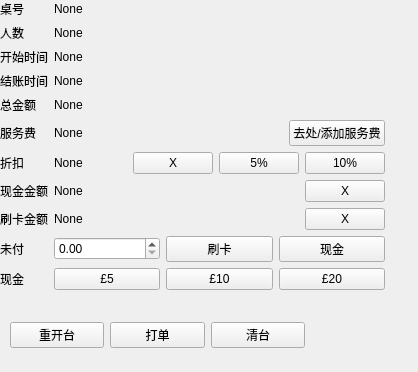
<?xml version="1.0" encoding="UTF-8"?>
<ui version="4.0">
 <class>Form</class>
 <widget class="QWidget" name="Form">
  <property name="geometry">
   <rect>
    <x>0</x>
    <y>0</y>
    <width>418</width>
    <height>372</height>
   </rect>
  </property>
  <property name="windowTitle">
   <string>Form</string>
  </property>
  <widget class="QWidget" name="formLayoutWidget">
   <property name="geometry">
    <rect>
     <x>0</x>
     <y>0</y>
     <width>385</width>
     <height>301</height>
    </rect>
   </property>
   <layout class="QFormLayout" name="formLayout">
    <item row="0" column="0">
     <widget class="QLabel" name="label">
      <property name="text">
       <string>桌号</string>
      </property>
     </widget>
    </item>
    <item row="0" column="1">
     <widget class="QLabel" name="LBTableNumber">
      <property name="text">
       <string>None</string>
      </property>
     </widget>
    </item>
    <item row="1" column="0">
     <widget class="QLabel" name="label_2">
      <property name="text">
       <string>人数</string>
      </property>
     </widget>
    </item>
    <item row="1" column="1">
     <widget class="QLabel" name="LBNumOfPeople">
      <property name="frameShape">
       <enum>QFrame::NoFrame</enum>
      </property>
      <property name="text">
       <string>None</string>
      </property>
     </widget>
    </item>
    <item row="2" column="0">
     <widget class="QLabel" name="label_3">
      <property name="text">
       <string>开始时间</string>
      </property>
     </widget>
    </item>
    <item row="2" column="1">
     <widget class="QLabel" name="LBStartTime">
      <property name="text">
       <string>None</string>
      </property>
     </widget>
    </item>
    <item row="3" column="0">
     <widget class="QLabel" name="label_4">
      <property name="text">
       <string>结账时间</string>
      </property>
     </widget>
    </item>
    <item row="3" column="1">
     <widget class="QLabel" name="LBEndTime">
      <property name="text">
       <string>None</string>
      </property>
     </widget>
    </item>
    <item row="4" column="0">
     <widget class="QLabel" name="label_5">
      <property name="text">
       <string>总金额</string>
      </property>
     </widget>
    </item>
    <item row="4" column="1">
     <widget class="QLabel" name="LBTotalAmount">
      <property name="text">
       <string>None</string>
      </property>
     </widget>
    </item>
    <item row="7" column="0">
     <widget class="QLabel" name="label_6">
      <property name="text">
       <string>现金金额</string>
      </property>
     </widget>
    </item>
    <item row="8" column="0">
     <widget class="QLabel" name="label_7">
      <property name="text">
       <string>刷卡金额</string>
      </property>
     </widget>
    </item>
    <item row="8" column="1">
     <layout class="QHBoxLayout" name="horizontalLayout">
      <item>
       <widget class="QLabel" name="LBPaidCard">
        <property name="text">
         <string>None</string>
        </property>
       </widget>
      </item>
      <item>
       <widget class="QPushButton" name="BtnCardRemove">
        <property name="sizePolicy">
         <sizepolicy hsizetype="Fixed" vsizetype="Fixed">
          <horstretch>0</horstretch>
          <verstretch>0</verstretch>
         </sizepolicy>
        </property>
        <property name="text">
         <string>X</string>
        </property>
       </widget>
      </item>
     </layout>
    </item>
    <item row="9" column="0">
     <widget class="QLabel" name="LBLablePayment">
      <property name="text">
       <string>未付</string>
      </property>
     </widget>
    </item>
    <item row="9" column="1">
     <layout class="QHBoxLayout" name="horizontalLayout_3">
      <item>
       <widget class="QDoubleSpinBox" name="EditBoxToPayAmount">
        <property name="maximum">
         <double>100000.000000000000000</double>
        </property>
       </widget>
      </item>
      <item>
       <widget class="QPushButton" name="BtnPayByCard">
        <property name="text">
         <string>刷卡</string>
        </property>
       </widget>
      </item>
      <item>
       <widget class="QPushButton" name="BtnPayByCash">
        <property name="text">
         <string>现金</string>
        </property>
       </widget>
      </item>
     </layout>
    </item>
    <item row="10" column="1">
     <layout class="QHBoxLayout" name="horizontalLayout_4">
      <item>
       <widget class="QPushButton" name="BtnPay5Cash">
        <property name="text">
         <string>£5</string>
        </property>
       </widget>
      </item>
      <item>
       <widget class="QPushButton" name="BtnPay10Cash">
        <property name="text">
         <string>£10</string>
        </property>
       </widget>
      </item>
      <item>
       <widget class="QPushButton" name="BtnPay20Cash">
        <property name="text">
         <string>£20</string>
        </property>
       </widget>
      </item>
     </layout>
    </item>
    <item row="7" column="1">
     <layout class="QHBoxLayout" name="horizontalLayout_5">
      <item>
       <widget class="QLabel" name="LBPaiedCash_2">
        <property name="text">
         <string>None</string>
        </property>
       </widget>
      </item>
      <item>
       <widget class="QPushButton" name="BtnCashRemove_2">
        <property name="sizePolicy">
         <sizepolicy hsizetype="Fixed" vsizetype="Fixed">
          <horstretch>0</horstretch>
          <verstretch>0</verstretch>
         </sizepolicy>
        </property>
        <property name="text">
         <string>X</string>
        </property>
       </widget>
      </item>
     </layout>
    </item>
    <item row="10" column="0">
     <widget class="QLabel" name="label_8">
      <property name="text">
       <string>现金</string>
      </property>
     </widget>
    </item>
    <item row="5" column="0">
     <widget class="QLabel" name="label_9">
      <property name="text">
       <string>服务费</string>
      </property>
     </widget>
    </item>
    <item row="5" column="1">
     <layout class="QHBoxLayout" name="horizontalLayout_2">
      <item>
       <widget class="QLabel" name="LBServiceCharge">
        <property name="text">
         <string>None</string>
        </property>
       </widget>
      </item>
      <item>
       <widget class="QPushButton" name="BtnAddRemoveServiceCharge">
        <property name="sizePolicy">
         <sizepolicy hsizetype="Fixed" vsizetype="Fixed">
          <horstretch>0</horstretch>
          <verstretch>0</verstretch>
         </sizepolicy>
        </property>
        <property name="text">
         <string>去处/添加服务费</string>
        </property>
       </widget>
      </item>
     </layout>
    </item>
    <item row="6" column="0">
     <widget class="QLabel" name="label_10">
      <property name="text">
       <string>折扣</string>
      </property>
     </widget>
    </item>
    <item row="6" column="1">
     <layout class="QHBoxLayout" name="horizontalLayout_6">
      <item>
       <widget class="QLabel" name="LBDiscountAmount">
        <property name="text">
         <string>None</string>
        </property>
       </widget>
      </item>
      <item>
       <widget class="QPushButton" name="RemoveDiscount">
        <property name="text">
         <string>X</string>
        </property>
       </widget>
      </item>
      <item>
       <widget class="QPushButton" name="pushButton_3">
        <property name="text">
         <string>5%</string>
        </property>
       </widget>
      </item>
      <item>
       <widget class="QPushButton" name="pushButton">
        <property name="text">
         <string>10%</string>
        </property>
       </widget>
      </item>
     </layout>
    </item>
    <item row="11" column="1">
     <layout class="QHBoxLayout" name="horizontalLayout_7"/>
    </item>
   </layout>
  </widget>
  <widget class="QWidget" name="gridLayoutWidget">
   <property name="geometry">
    <rect>
     <x>10</x>
     <y>320</y>
     <width>295</width>
     <height>31</height>
    </rect>
   </property>
   <layout class="QGridLayout" name="gridLayout">
    <item row="0" column="0">
     <widget class="QPushButton" name="BtnReOpen">
      <property name="text">
       <string>重开台</string>
      </property>
     </widget>
    </item>
    <item row="0" column="1">
     <widget class="QPushButton" name="BtnPrintReceipt">
      <property name="text">
       <string>打单</string>
      </property>
     </widget>
    </item>
    <item row="0" column="2">
     <widget class="QPushButton" name="BtnCleanTable">
      <property name="text">
       <string>清台</string>
      </property>
     </widget>
    </item>
   </layout>
  </widget>
 </widget>
 <resources/>
 <connections/>
</ui>
